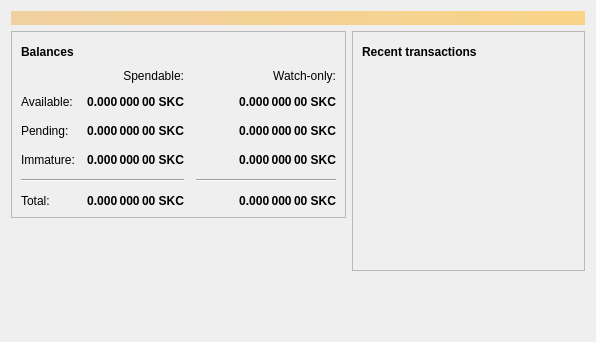
<?xml version="1.0" encoding="UTF-8"?>
<ui version="4.0">
 <class>OverviewPage</class>
 <widget class="QWidget" name="OverviewPage">
  <property name="geometry">
   <rect>
    <x>0</x>
    <y>0</y>
    <width>596</width>
    <height>342</height>
   </rect>
  </property>
  <property name="windowTitle">
   <string>Form</string>
  </property>
  <layout class="QVBoxLayout" name="topLayout">
   <item>
    <widget class="QLabel" name="labelAlerts">
     <property name="visible">
      <bool>false</bool>
     </property>
     <property name="styleSheet">
      <string notr="true">QLabel { background-color: qlineargradient(x1: 0, y1: 0, x2: 1, y2: 0, stop:0 #F0D0A0, stop:1 #F8D488); color:#000000; }</string>
     </property>
     <property name="wordWrap">
      <bool>true</bool>
     </property>
     <property name="margin">
      <number>3</number>
     </property>
     <property name="textInteractionFlags">
      <set>Qt::TextSelectableByMouse</set>
     </property>
    </widget>
   </item>
   <item>
    <layout class="QHBoxLayout" name="horizontalLayout" stretch="1,1">
     <item>
      <layout class="QVBoxLayout" name="verticalLayout_2">
       <item>
        <widget class="QFrame" name="frame">
         <property name="frameShape">
          <enum>QFrame::StyledPanel</enum>
         </property>
         <property name="frameShadow">
          <enum>QFrame::Raised</enum>
         </property>
         <layout class="QVBoxLayout" name="verticalLayout_4">
          <item>
           <layout class="QHBoxLayout" name="horizontalLayout_4">
            <item>
             <widget class="QLabel" name="label_5">
              <property name="font">
               <font>
                <weight>75</weight>
                <bold>true</bold>
               </font>
              </property>
              <property name="text">
               <string>Balances</string>
              </property>
             </widget>
            </item>
            <item>
             <widget class="QPushButton" name="labelWalletStatus">
              <property name="enabled">
               <bool>true</bool>
              </property>
              <property name="maximumSize">
               <size>
                <width>30</width>
                <height>16777215</height>
               </size>
              </property>
              <property name="toolTip">
               <string>The displayed information may be out of date. Your wallet automatically synchronizes with the SkullCoin network after a connection is established, but this process has not completed yet.</string>
              </property>
              <property name="text">
               <string/>
              </property>
              <property name="icon">
               <iconset resource="../bitcoin.qrc">
                <normaloff>:/icons/warning</normaloff>
                <disabledoff>:/icons/warning</disabledoff>:/icons/warning</iconset>
              </property>
              <property name="iconSize">
               <size>
                <width>24</width>
                <height>24</height>
               </size>
              </property>
              <property name="flat">
               <bool>true</bool>
              </property>
             </widget>
            </item>
            <item>
             <spacer name="horizontalSpacer_3">
              <property name="orientation">
               <enum>Qt::Horizontal</enum>
              </property>
              <property name="sizeHint" stdset="0">
               <size>
                <width>40</width>
                <height>20</height>
               </size>
              </property>
             </spacer>
            </item>
           </layout>
          </item>
          <item>
           <layout class="QGridLayout" name="gridLayout">
            <property name="spacing">
             <number>12</number>
            </property>
            <item row="2" column="2">
             <widget class="QLabel" name="labelWatchPending">
              <property name="font">
               <font>
                <weight>75</weight>
                <bold>true</bold>
               </font>
              </property>
              <property name="cursor">
               <cursorShape>IBeamCursor</cursorShape>
              </property>
              <property name="toolTip">
               <string>Unconfirmed transactions to watch-only addresses</string>
              </property>
              <property name="text">
               <string notr="true">0.000 000 00 SKC</string>
              </property>
              <property name="alignment">
               <set>Qt::AlignRight|Qt::AlignTrailing|Qt::AlignVCenter</set>
              </property>
              <property name="textInteractionFlags">
               <set>Qt::LinksAccessibleByMouse|Qt::TextSelectableByKeyboard|Qt::TextSelectableByMouse</set>
              </property>
             </widget>
            </item>
            <item row="2" column="1">
             <widget class="QLabel" name="labelUnconfirmed">
              <property name="font">
               <font>
                <weight>75</weight>
                <bold>true</bold>
               </font>
              </property>
              <property name="cursor">
               <cursorShape>IBeamCursor</cursorShape>
              </property>
              <property name="toolTip">
               <string>Total of transactions that have yet to be confirmed, and do not yet count toward the spendable balance</string>
              </property>
              <property name="text">
               <string notr="true">0.000 000 00 SKC</string>
              </property>
              <property name="alignment">
               <set>Qt::AlignRight|Qt::AlignTrailing|Qt::AlignVCenter</set>
              </property>
              <property name="textInteractionFlags">
               <set>Qt::LinksAccessibleByMouse|Qt::TextSelectableByKeyboard|Qt::TextSelectableByMouse</set>
              </property>
             </widget>
            </item>
            <item row="3" column="2">
             <widget class="QLabel" name="labelWatchImmature">
              <property name="font">
               <font>
                <weight>75</weight>
                <bold>true</bold>
               </font>
              </property>
              <property name="cursor">
               <cursorShape>IBeamCursor</cursorShape>
              </property>
              <property name="toolTip">
               <string>Mined balance in watch-only addresses that has not yet matured</string>
              </property>
              <property name="text">
               <string notr="true">0.000 000 00 SKC</string>
              </property>
              <property name="alignment">
               <set>Qt::AlignRight|Qt::AlignTrailing|Qt::AlignVCenter</set>
              </property>
              <property name="textInteractionFlags">
               <set>Qt::LinksAccessibleByMouse|Qt::TextSelectableByKeyboard|Qt::TextSelectableByMouse</set>
              </property>
             </widget>
            </item>
            <item row="4" column="0" colspan="2">
             <widget class="Line" name="line">
              <property name="orientation">
               <enum>Qt::Horizontal</enum>
              </property>
             </widget>
            </item>
            <item row="4" column="2">
             <widget class="Line" name="lineWatchBalance">
              <property name="sizePolicy">
               <sizepolicy hsizetype="Preferred" vsizetype="Fixed">
                <horstretch>0</horstretch>
                <verstretch>0</verstretch>
               </sizepolicy>
              </property>
              <property name="minimumSize">
               <size>
                <width>140</width>
                <height>0</height>
               </size>
              </property>
              <property name="orientation">
               <enum>Qt::Horizontal</enum>
              </property>
             </widget>
            </item>
            <item row="5" column="0">
             <widget class="QLabel" name="labelTotalText">
              <property name="text">
               <string>Total:</string>
              </property>
             </widget>
            </item>
            <item row="3" column="1">
             <widget class="QLabel" name="labelImmature">
              <property name="font">
               <font>
                <weight>75</weight>
                <bold>true</bold>
               </font>
              </property>
              <property name="cursor">
               <cursorShape>IBeamCursor</cursorShape>
              </property>
              <property name="toolTip">
               <string>Mined balance that has not yet matured</string>
              </property>
              <property name="text">
               <string notr="true">0.000 000 00 SKC</string>
              </property>
              <property name="alignment">
               <set>Qt::AlignRight|Qt::AlignTrailing|Qt::AlignVCenter</set>
              </property>
              <property name="textInteractionFlags">
               <set>Qt::LinksAccessibleByMouse|Qt::TextSelectableByKeyboard|Qt::TextSelectableByMouse</set>
              </property>
             </widget>
            </item>
            <item row="2" column="3">
             <spacer name="horizontalSpacer_2">
              <property name="orientation">
               <enum>Qt::Horizontal</enum>
              </property>
              <property name="sizeHint" stdset="0">
               <size>
                <width>40</width>
                <height>20</height>
               </size>
              </property>
             </spacer>
            </item>
            <item row="3" column="0">
             <widget class="QLabel" name="labelImmatureText">
              <property name="text">
               <string>Immature:</string>
              </property>
             </widget>
            </item>
            <item row="5" column="1">
             <widget class="QLabel" name="labelTotal">
              <property name="font">
               <font>
                <weight>75</weight>
                <bold>true</bold>
               </font>
              </property>
              <property name="cursor">
               <cursorShape>IBeamCursor</cursorShape>
              </property>
              <property name="toolTip">
               <string>Your current total balance</string>
              </property>
              <property name="text">
               <string notr="true">0.000 000 00 SKC</string>
              </property>
              <property name="alignment">
               <set>Qt::AlignRight|Qt::AlignTrailing|Qt::AlignVCenter</set>
              </property>
              <property name="textInteractionFlags">
               <set>Qt::LinksAccessibleByMouse|Qt::TextSelectableByKeyboard|Qt::TextSelectableByMouse</set>
              </property>
             </widget>
            </item>
            <item row="5" column="2">
             <widget class="QLabel" name="labelWatchTotal">
              <property name="font">
               <font>
                <weight>75</weight>
                <bold>true</bold>
               </font>
              </property>
              <property name="cursor">
               <cursorShape>IBeamCursor</cursorShape>
              </property>
              <property name="toolTip">
               <string>Current total balance in watch-only addresses</string>
              </property>
              <property name="text">
               <string notr="true">0.000 000 00 SKC</string>
              </property>
              <property name="alignment">
               <set>Qt::AlignRight|Qt::AlignTrailing|Qt::AlignVCenter</set>
              </property>
              <property name="textInteractionFlags">
               <set>Qt::LinksAccessibleByMouse|Qt::TextSelectableByKeyboard|Qt::TextSelectableByMouse</set>
              </property>
             </widget>
            </item>
            <item row="0" column="2">
             <widget class="QLabel" name="labelWatchonly">
              <property name="text">
               <string>Watch-only:</string>
              </property>
              <property name="alignment">
               <set>Qt::AlignRight|Qt::AlignTrailing|Qt::AlignVCenter</set>
              </property>
             </widget>
            </item>
            <item row="1" column="0">
             <widget class="QLabel" name="labelBalanceText">
              <property name="text">
               <string>Available:</string>
              </property>
             </widget>
            </item>
            <item row="1" column="1">
             <widget class="QLabel" name="labelBalance">
              <property name="font">
               <font>
                <weight>75</weight>
                <bold>true</bold>
               </font>
              </property>
              <property name="cursor">
               <cursorShape>IBeamCursor</cursorShape>
              </property>
              <property name="toolTip">
               <string>Your current spendable balance</string>
              </property>
              <property name="text">
               <string notr="true">0.000 000 00 SKC</string>
              </property>
              <property name="alignment">
               <set>Qt::AlignRight|Qt::AlignTrailing|Qt::AlignVCenter</set>
              </property>
              <property name="textInteractionFlags">
               <set>Qt::LinksAccessibleByMouse|Qt::TextSelectableByKeyboard|Qt::TextSelectableByMouse</set>
              </property>
             </widget>
            </item>
            <item row="1" column="2">
             <widget class="QLabel" name="labelWatchAvailable">
              <property name="font">
               <font>
                <weight>75</weight>
                <bold>true</bold>
               </font>
              </property>
              <property name="cursor">
               <cursorShape>IBeamCursor</cursorShape>
              </property>
              <property name="toolTip">
               <string>Your current balance in watch-only addresses</string>
              </property>
              <property name="text">
               <string notr="true">0.000 000 00 SKC</string>
              </property>
              <property name="alignment">
               <set>Qt::AlignRight|Qt::AlignTrailing|Qt::AlignVCenter</set>
              </property>
              <property name="textInteractionFlags">
               <set>Qt::LinksAccessibleByMouse|Qt::TextSelectableByKeyboard|Qt::TextSelectableByMouse</set>
              </property>
             </widget>
            </item>
            <item row="2" column="0">
             <widget class="QLabel" name="labelPendingText">
              <property name="text">
               <string>Pending:</string>
              </property>
             </widget>
            </item>
            <item row="0" column="1">
             <widget class="QLabel" name="labelSpendable">
              <property name="text">
               <string>Spendable:</string>
              </property>
              <property name="alignment">
               <set>Qt::AlignRight|Qt::AlignTrailing|Qt::AlignVCenter</set>
              </property>
             </widget>
            </item>
           </layout>
          </item>
         </layout>
        </widget>
       </item>
       <item>
        <spacer name="verticalSpacer">
         <property name="orientation">
          <enum>Qt::Vertical</enum>
         </property>
         <property name="sizeHint" stdset="0">
          <size>
           <width>20</width>
           <height>40</height>
          </size>
         </property>
        </spacer>
       </item>
      </layout>
     </item>
     <item>
      <layout class="QVBoxLayout" name="verticalLayout_3">
       <item>
        <widget class="QFrame" name="frame_2">
         <property name="frameShape">
          <enum>QFrame::StyledPanel</enum>
         </property>
         <property name="frameShadow">
          <enum>QFrame::Raised</enum>
         </property>
         <layout class="QVBoxLayout" name="verticalLayout">
          <item>
           <layout class="QHBoxLayout" name="horizontalLayout_2">
            <item>
             <widget class="QLabel" name="label_4">
              <property name="font">
               <font>
                <weight>75</weight>
                <bold>true</bold>
               </font>
              </property>
              <property name="text">
               <string>Recent transactions</string>
              </property>
             </widget>
            </item>
            <item>
             <widget class="QPushButton" name="labelTransactionsStatus">
              <property name="enabled">
               <bool>true</bool>
              </property>
              <property name="maximumSize">
               <size>
                <width>30</width>
                <height>16777215</height>
               </size>
              </property>
              <property name="toolTip">
               <string>The displayed information may be out of date. Your wallet automatically synchronizes with the SkullCoin network after a connection is established, but this process has not completed yet.</string>
              </property>
              <property name="text">
               <string/>
              </property>
              <property name="icon">
               <iconset resource="../bitcoin.qrc">
                <normaloff>:/icons/warning</normaloff>
                <disabledoff>:/icons/warning</disabledoff>:/icons/warning</iconset>
              </property>
              <property name="iconSize">
               <size>
                <width>24</width>
                <height>24</height>
               </size>
              </property>
              <property name="flat">
               <bool>true</bool>
              </property>
             </widget>
            </item>
            <item>
             <spacer name="horizontalSpacer">
              <property name="orientation">
               <enum>Qt::Horizontal</enum>
              </property>
              <property name="sizeHint" stdset="0">
               <size>
                <width>40</width>
                <height>20</height>
               </size>
              </property>
             </spacer>
            </item>
           </layout>
          </item>
          <item>
           <widget class="QListView" name="listTransactions">
            <property name="styleSheet">
             <string notr="true">QListView { background: transparent; }</string>
            </property>
            <property name="frameShape">
             <enum>QFrame::NoFrame</enum>
            </property>
            <property name="verticalScrollBarPolicy">
             <enum>Qt::ScrollBarAlwaysOff</enum>
            </property>
            <property name="horizontalScrollBarPolicy">
             <enum>Qt::ScrollBarAlwaysOff</enum>
            </property>
            <property name="selectionMode">
             <enum>QAbstractItemView::NoSelection</enum>
            </property>
           </widget>
          </item>
         </layout>
        </widget>
       </item>
       <item>
        <spacer name="verticalSpacer_2">
         <property name="orientation">
          <enum>Qt::Vertical</enum>
         </property>
         <property name="sizeHint" stdset="0">
          <size>
           <width>20</width>
           <height>40</height>
          </size>
         </property>
        </spacer>
       </item>
      </layout>
     </item>
    </layout>
   </item>
  </layout>
 </widget>
 <resources/>
 <connections/>
</ui>
